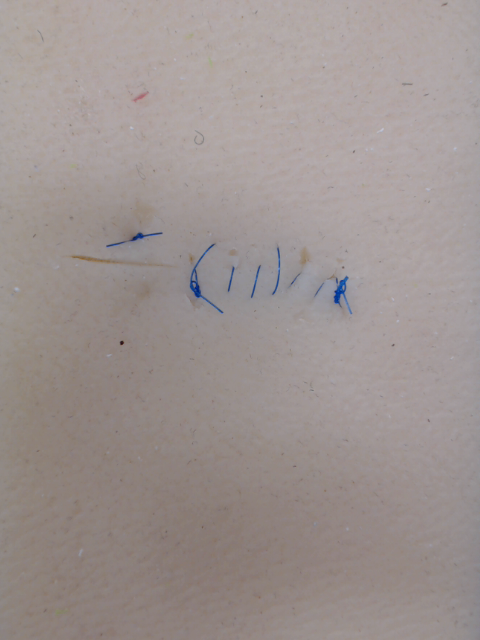
#> input picture opencv_frame_0.png, 480 x 640 px, found by its file name
$ python slider2.py
#> lines starting #> are read from the running program, lines starting #| are printed output that depends on the picture; after the words box and inside, x2 and y2 are one past the last pixel; in counts of white or black regions, pixels touching at a corner belong together
# -*- coding: utf-8 -*-
"""
Created on Thu Jun 23 17:34:19 2022

@author: Ahmed

slider2.py - Demonstrating a user of trackbars on OpenCV windows
Author: Tim Poulsen, github.com/skypanther
License: MIT
2018-10-15
Example usage:
python3 slider2.py -i path/to/image.jpg
"""

import cv2
import numpy as np

edge_params = {
    'min_val': 200,
    'max_val': 300,
    'aperture_size': 3
}
gray = None


def main():
    global edge_params, gray
    file_name = r"C:\Users\ahmed\SURGIC\opencv_frame_0.png"

    image = cv2.imread(file_name)
#> image is the input picture: shape (640, 480, 3); mean B, G, R 145.4, 147.6, 157.5
    gray = cv2.cvtColor(image, cv2.COLOR_BGR2GRAY)

    cv2.namedWindow('Original')
    cv2.createTrackbar('Min', 'Original', 0, 800, min_change)
    cv2.createTrackbar('Max', 'Original', 100, 800, max_change)
    cv2.imshow('Original', image)
    redraw_edges()

    while True:
        if cv2.waitKey(1) & 0xFF == ord("q"):
            cv2.destroyAllWindows()
            exit()


def min_change(new_val):
    change_params('min_val', new_val)


def max_change(new_val):
    change_params('max_val', new_val)


def change_params(name, value):
    global edge_params
    edge_params[name] = value
    print(edge_params)
    redraw_edges()


def redraw_edges():
    edges = cv2.Canny(gray,
                      edge_params['min_val'],
                      edge_params['max_val'],
                      edge_params['aperture_size'])
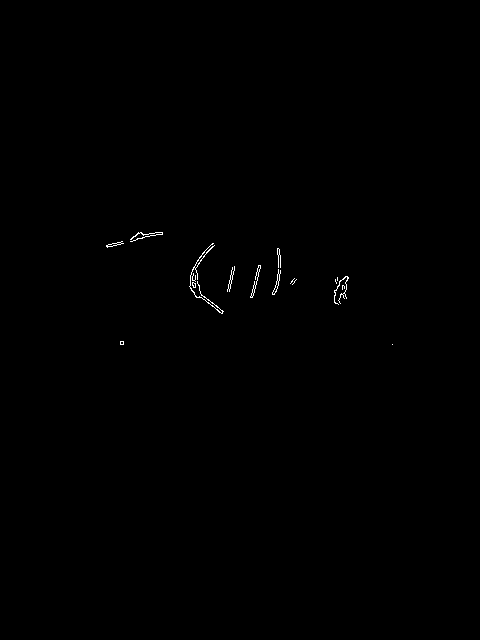
#> edges: shape (640, 480); 0.22% white in thin lines or dots, all inside (x1, y1, x2, y2) = (106, 232, 393, 345)

    # Closing then Opening with a wide kernel
    kernel = np.ones((5,5),np.uint8)
    kernel2 = np.ones((2,6),np.uint8)
    img_closed = cv2.morphologyEx(edges, cv2.MORPH_CLOSE, kernel)
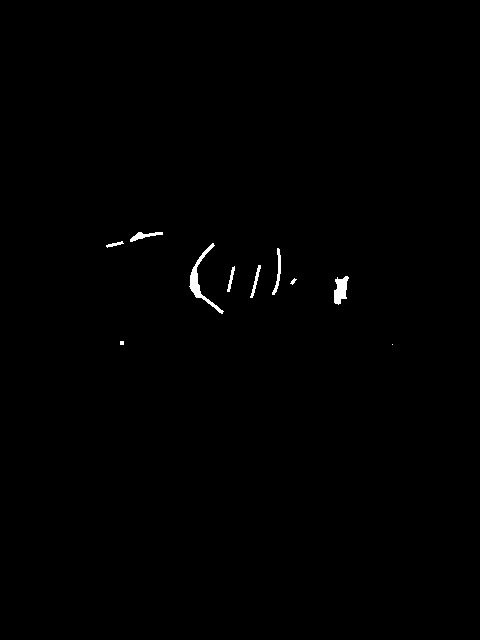
#> img_closed: shape (640, 480); 0.41% white; 10 white regions (2 under 20 px), largest, box (x1, y1, x2, y2) and area: (189, 243, 224, 314) 430, (334, 276, 349, 305) 282, (272, 248, 281, 295) 145
    img_opened =  cv2.morphologyEx(img_closed, cv2.MORPH_OPEN, kernel2)
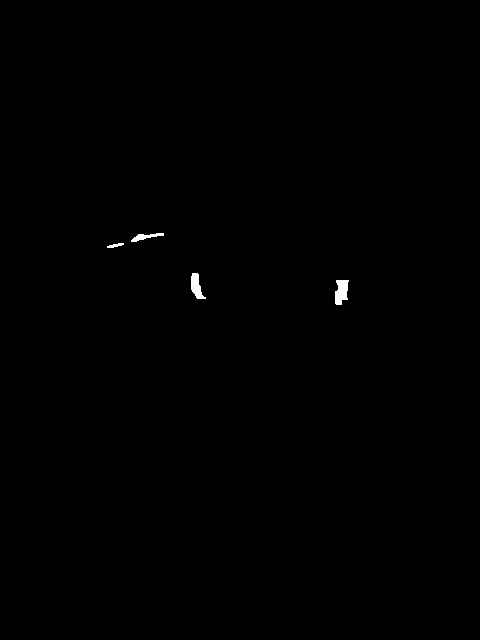
#> img_opened: shape (640, 480); 0.22% white; 4 white regions, box (x1, y1, x2, y2) and area: (335, 280, 349, 305) 265, (191, 273, 206, 299) 218, (131, 233, 164, 242) 132, (107, 243, 124, 248) 48

    images = np.concatenate((edges, img_closed, img_opened),axis=1)
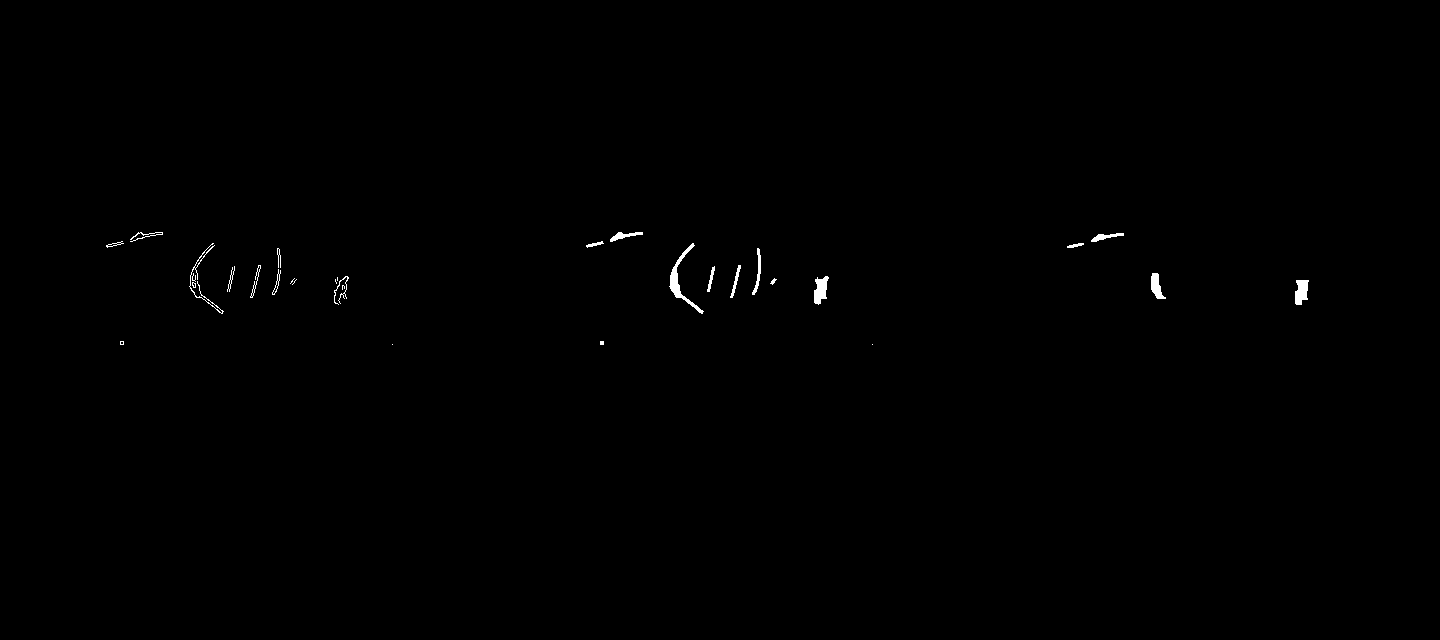
#> images: shape (640, 1440); 0.28% white; 31 white regions (11 under 20 px), largest, box (x1, y1, x2, y2) and area: (669, 243, 704, 314) 430, (814, 276, 829, 305) 282, (1295, 280, 1309, 305) 265
    cv2.namedWindow('images', cv2.WINDOW_NORMAL)
    cv2.imshow('images', images)

if __name__ == '__main__':
    main()
#> (key q is pressed here)
#> (the program exits here)
